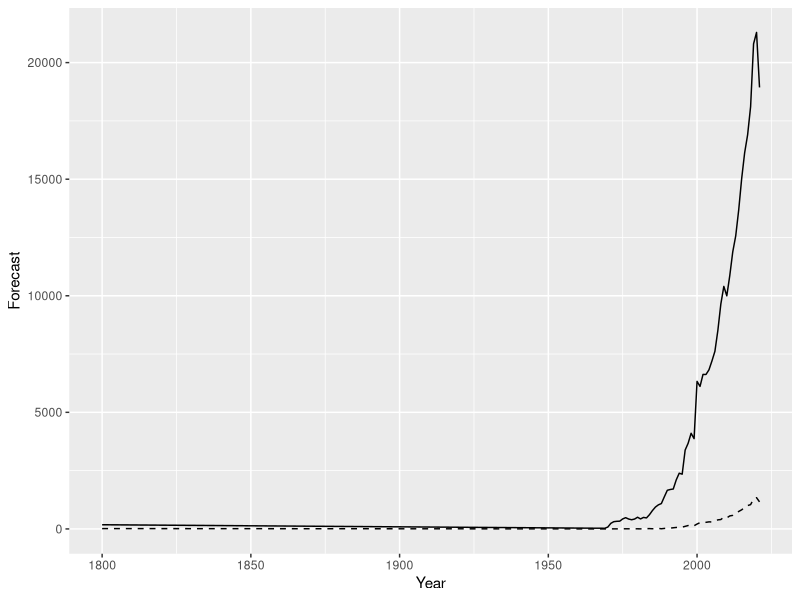
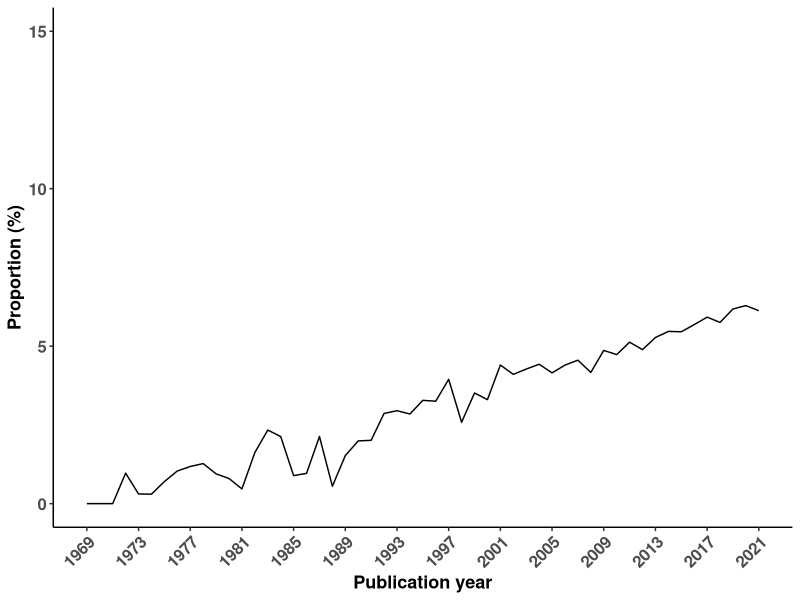

Write the R code that produced these figures, in order.
# WOS search result 2022-2-9
# topic: 
#      forecast: forecast*
#      forecast combinations: (forecast* NEAR/5 combin*) OR (forecast* NEAR/5 ensemble*) OR (forecast* NEAR/5 averag*) OR (forecast* NEAR/5 aggregat*) OR (forecast* NEAR/5 pool*) OR (forecast* AND ((model* NEAR/5 combin*) OR (model* NEAR/5 ensemble*) OR (model* NEAR/5 averag*) OR (model* NEAR/5 aggregat*) OR (model* NEAR/5 pool*)))
# publication date: 1969-01-01 - 2021.12.31
# tips of search operators: https://images.webofknowledge.com/images/help/WOS/hs_search_operators.html

path <- "/Users/wangxiaoqian/Git/Git-xqnwang/ensembles-combinations-docs/docs/plot_prop"
setwd(path)
library(magrittr)
library(ggplot2)

dat_all <- read.table("analyze-all.txt", header = TRUE)[,1:2]
dat_sel <- read.table("analyze-sel.txt", header = TRUE)[,1:2]

dat <- merge(dat_all, dat_sel, by = "Year", all.x = TRUE)
colnames(dat) <- c("Year", "Forecast", "Forecast combinations")
dat[is.na(dat)] <- 0
# dat <- dat[-seq(4),] # 1972-2021

ggplot(dat, aes(x=Year)) +
  geom_line(aes(y=Forecast)) +
  geom_line(aes(y=`Forecast combinations`), linetype = "dashed")

scaleFUN <- function(x) sprintf("%.1f", x)

dat_prop <- cbind(dat[,1], dat$`Forecast combinations`/dat$Forecast*100) %>% as.data.frame()
colnames(dat_prop) <- c("Year", "Proportion")
ggplot(data = dat_prop, aes(x = Year, y = Proportion))+
  geom_line() +
  scale_y_continuous(limits = c(0, 15),breaks = seq(0, 15, 5)) +
  theme_classic() +
  ylab("Proportion (%)") +
  xlab("Publication year") +
  scale_x_continuous(limits = c(1969, 2021), breaks = seq(1969, 2021, 4)) +
  theme(axis.text.x = element_text(angle=45, hjust=1, vjust=1, face="bold", size=12)) + 
  theme(axis.title.x = element_text(face="bold", size = 13)) +
  theme(axis.text.y = element_text(face="bold", size=12, angle = 0, hjust = 1)) + 
  theme(axis.title.y = element_text(face="bold", size = 13)) +
  theme(panel.background = element_blank())
        #panel.grid.major = element_line(size = 0.5, colour = "grey90"),
        #panel.border = element_rect(colour = "black", fill = NA, size = 1.5)) 
#4:7
